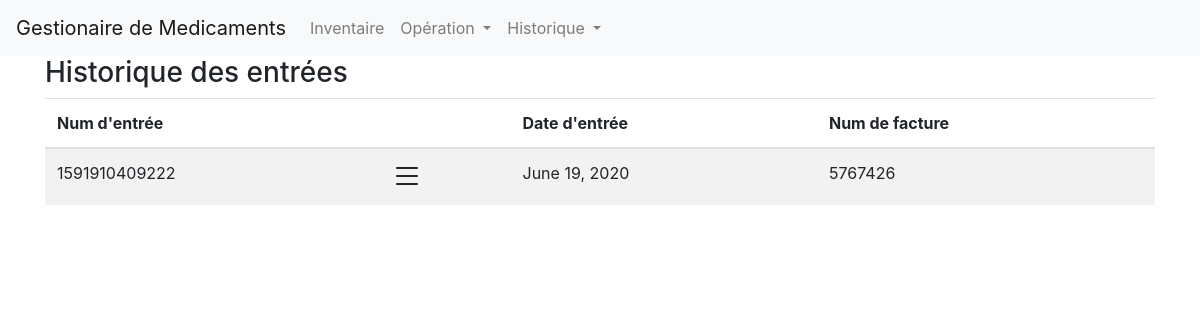
Page /entries_history/ on the earlier database version.
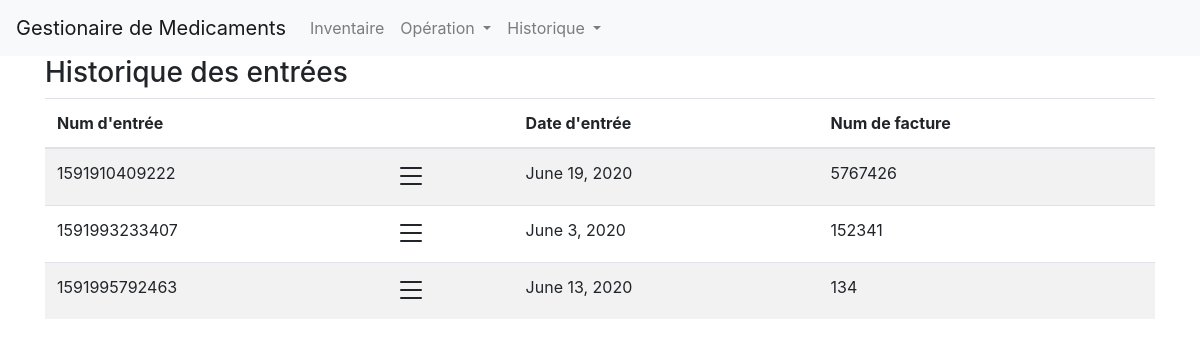
Same page on the later database version.
### main/models.py (models this page shows, shortened)
class Entry(models.Model):
    number = models.CharField(max_length=30, default='-------')
    bill_number = models.CharField(max_length=30, default='-------')
    date = models.DateField()

### main/views.py (the view)
# urls.py: path('entries_history/', main_views.entries_history, name="entries-history"),
def entries_history(request):
    entries = Entry.objects.all()
    context = {
        'entries': entries
    }
    return render(request, "main/entries_history.html", context)

### main/templates/main/entries_history.html (shortened to what this page needs)
{% extends 'main/base.html' %}
{% block content %}
<div class="container">
	<h3>Historique des entrées</h3>
	<table class="table table-striped">
		<thead>
			<th>Num d'entrée</th>
			<th></th>
			<th>Date d'entrée</th>
			<th>Num de facture</th>
		</thead>
		<tbody>
			{% for entry in entries %}
			<tr>
				<td class="number-cell">{{entry.number}}</td>
				<td>
					<a class="details-button" style="cursor: pointer;">
					</a>
				</td>
				<td>{{entry.date}}</td>
				<td>{{entry.bill_number}}</td>
			</tr>
			{% endfor %}
		</tbody>
	</table>
</div>
{% endblock %}

Differences in the rows shown:
added Entry: number "1591993233407", date "June 3, 2020", bill_number "152341"
added Entry: number "1591995792463", date "June 13, 2020", bill_number "134"
